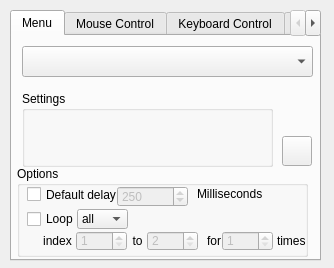
<?xml version="1.0" encoding="UTF-8"?>
<ui version="4.0">
 <class>Form</class>
 <widget class="QWidget" name="Form">
  <property name="geometry">
   <rect>
    <x>0</x>
    <y>0</y>
    <width>334</width>
    <height>268</height>
   </rect>
  </property>
  <property name="windowTitle">
   <string>Form</string>
  </property>
  <widget class="QTabWidget" name="tabWidget">
   <property name="enabled">
    <bool>true</bool>
   </property>
   <property name="geometry">
    <rect>
     <x>10</x>
     <y>10</y>
     <width>311</width>
     <height>251</height>
    </rect>
   </property>
   <property name="tabPosition">
    <enum>QTabWidget::North</enum>
   </property>
   <property name="currentIndex">
    <number>0</number>
   </property>
   <property name="tabBarAutoHide">
    <bool>false</bool>
   </property>
   <widget class="QWidget" name="tab_5">
    <attribute name="title">
     <string>Menu</string>
    </attribute>
    <widget class="QComboBox" name="commandSelectBox">
     <property name="geometry">
      <rect>
       <x>10</x>
       <y>10</y>
       <width>291</width>
       <height>31</height>
      </rect>
     </property>
     <property name="font">
      <font>
       <pointsize>10</pointsize>
      </font>
     </property>
     <property name="currentText">
      <string/>
     </property>
     <property name="currentIndex">
      <number>-1</number>
     </property>
     <property name="sizeAdjustPolicy">
      <enum>QComboBox::AdjustToContentsOnFirstShow</enum>
     </property>
     <property name="frame">
      <bool>true</bool>
     </property>
    </widget>
    <widget class="QGroupBox" name="groupBox_7">
     <property name="geometry">
      <rect>
       <x>5</x>
       <y>130</y>
       <width>291</width>
       <height>91</height>
      </rect>
     </property>
     <property name="title">
      <string>Options</string>
     </property>
     <widget class="QLabel" name="loopAmountLabel">
      <property name="geometry">
       <rect>
        <x>260</x>
        <y>65</y>
        <width>31</width>
        <height>20</height>
       </rect>
      </property>
      <property name="text">
       <string>times</string>
      </property>
     </widget>
     <widget class="QLabel" name="toLabel">
      <property name="geometry">
       <rect>
        <x>110</x>
        <y>65</y>
        <width>21</width>
        <height>20</height>
       </rect>
      </property>
      <property name="text">
       <string>to</string>
      </property>
      <property name="alignment">
       <set>Qt::AlignCenter</set>
      </property>
     </widget>
     <widget class="QCheckBox" name="defaultDelayCheckBox">
      <property name="geometry">
       <rect>
        <x>10</x>
        <y>20</y>
        <width>101</width>
        <height>17</height>
       </rect>
      </property>
      <property name="text">
       <string>Default delay</string>
      </property>
     </widget>
     <widget class="QSpinBox" name="loopTo">
      <property name="enabled">
       <bool>false</bool>
      </property>
      <property name="geometry">
       <rect>
        <x>130</x>
        <y>65</y>
        <width>51</width>
        <height>20</height>
       </rect>
      </property>
      <property name="minimum">
       <number>2</number>
      </property>
      <property name="value">
       <number>2</number>
      </property>
     </widget>
     <widget class="QSpinBox" name="loopAmount">
      <property name="enabled">
       <bool>false</bool>
      </property>
      <property name="geometry">
       <rect>
        <x>205</x>
        <y>65</y>
        <width>51</width>
        <height>20</height>
       </rect>
      </property>
      <property name="minimum">
       <number>1</number>
      </property>
      <property name="maximum">
       <number>9999</number>
      </property>
      <property name="value">
       <number>1</number>
      </property>
     </widget>
     <widget class="QCheckBox" name="loopCheckBox">
      <property name="geometry">
       <rect>
        <x>10</x>
        <y>43</y>
        <width>51</width>
        <height>20</height>
       </rect>
      </property>
      <property name="text">
       <string>Loop</string>
      </property>
     </widget>
     <widget class="QSpinBox" name="loopFrom">
      <property name="enabled">
       <bool>false</bool>
      </property>
      <property name="geometry">
       <rect>
        <x>59</x>
        <y>65</y>
        <width>51</width>
        <height>20</height>
       </rect>
      </property>
      <property name="minimum">
       <number>1</number>
      </property>
     </widget>
     <widget class="QSpinBox" name="defaultDelaySpinBox">
      <property name="enabled">
       <bool>false</bool>
      </property>
      <property name="geometry">
       <rect>
        <x>100</x>
        <y>20</y>
        <width>71</width>
        <height>21</height>
       </rect>
      </property>
      <property name="minimum">
       <number>1</number>
      </property>
      <property name="maximum">
       <number>10000</number>
      </property>
      <property name="value">
       <number>250</number>
      </property>
     </widget>
     <widget class="QLabel" name="forLabel">
      <property name="geometry">
       <rect>
        <x>190</x>
        <y>65</y>
        <width>21</width>
        <height>20</height>
       </rect>
      </property>
      <property name="text">
       <string>for</string>
      </property>
     </widget>
     <widget class="QLabel" name="msLabel">
      <property name="geometry">
       <rect>
        <x>180</x>
        <y>20</y>
        <width>80</width>
        <height>16</height>
       </rect>
      </property>
      <property name="text">
       <string>Milliseconds</string>
      </property>
     </widget>
     <widget class="QComboBox" name="loopType">
      <property name="geometry">
       <rect>
        <x>60</x>
        <y>43</y>
        <width>51</width>
        <height>20</height>
       </rect>
      </property>
      <item>
       <property name="text">
        <string>all</string>
       </property>
      </item>
      <item>
       <property name="text">
        <string>from</string>
       </property>
      </item>
     </widget>
     <widget class="QLabel" name="indexLabel">
      <property name="geometry">
       <rect>
        <x>20</x>
        <y>65</y>
        <width>41</width>
        <height>20</height>
       </rect>
      </property>
      <property name="text">
       <string>index</string>
      </property>
      <property name="alignment">
       <set>Qt::AlignCenter</set>
      </property>
     </widget>
    </widget>
    <widget class="QPushButton" name="addCommandButton">
     <property name="geometry">
      <rect>
       <x>270</x>
       <y>100</y>
       <width>30</width>
       <height>30</height>
      </rect>
     </property>
     <property name="toolTip">
      <string>&lt;html&gt;&lt;head/&gt;&lt;body&gt;&lt;p&gt;Add command&lt;/p&gt;&lt;/body&gt;&lt;/html&gt;</string>
     </property>
     <property name="text">
      <string/>
     </property>
     <property name="icon">
      <iconset resource="resources.qrc">
       <normaloff>:/resources/images/resources/images/plus.png</normaloff>:/resources/images/resources/images/plus.png</iconset>
     </property>
     <property name="shortcut">
      <string>Return</string>
     </property>
    </widget>
    <widget class="QGroupBox" name="groupBox_11">
     <property name="geometry">
      <rect>
       <x>10</x>
       <y>55</y>
       <width>251</width>
       <height>76</height>
      </rect>
     </property>
     <property name="title">
      <string>Settings</string>
     </property>
    </widget>
    <zorder>groupBox_7</zorder>
    <zorder>commandSelectBox</zorder>
    <zorder>addCommandButton</zorder>
    <zorder>groupBox_11</zorder>
   </widget>
   <widget class="QWidget" name="tab">
    <attribute name="title">
     <string>Mouse Control</string>
    </attribute>
    <widget class="QGroupBox" name="groupBox_2">
     <property name="geometry">
      <rect>
       <x>5</x>
       <y>60</y>
       <width>300</width>
       <height>40</height>
      </rect>
     </property>
     <property name="title">
      <string/>
     </property>
     <widget class="QLabel" name="label_5">
      <property name="geometry">
       <rect>
        <x>10</x>
        <y>10</y>
        <width>31</width>
        <height>21</height>
       </rect>
      </property>
      <property name="font">
       <font>
        <pointsize>10</pointsize>
       </font>
      </property>
      <property name="text">
       <string>Do a</string>
      </property>
     </widget>
     <widget class="QLabel" name="label_6">
      <property name="geometry">
       <rect>
        <x>200</x>
        <y>10</y>
        <width>31</width>
        <height>21</height>
       </rect>
      </property>
      <property name="font">
       <font>
        <pointsize>10</pointsize>
       </font>
      </property>
      <property name="text">
       <string>click</string>
      </property>
     </widget>
     <widget class="QPushButton" name="click">
      <property name="geometry">
       <rect>
        <x>260</x>
        <y>5</y>
        <width>30</width>
        <height>30</height>
       </rect>
      </property>
      <property name="toolTip">
       <string>&lt;html&gt;&lt;head/&gt;&lt;body&gt;&lt;p&gt;Add command&lt;/p&gt;&lt;/body&gt;&lt;/html&gt;</string>
      </property>
      <property name="text">
       <string/>
      </property>
      <property name="icon">
       <iconset resource="resources.qrc">
        <normaloff>:/resources/images/resources/images/plus.png</normaloff>:/resources/images/resources/images/plus.png</iconset>
      </property>
     </widget>
     <widget class="QComboBox" name="clickBox">
      <property name="geometry">
       <rect>
        <x>40</x>
        <y>10</y>
        <width>151</width>
        <height>22</height>
       </rect>
      </property>
      <item>
       <property name="text">
        <string>Left Mouse Button</string>
       </property>
      </item>
      <item>
       <property name="text">
        <string>Double Left Mouse Button</string>
       </property>
      </item>
      <item>
       <property name="text">
        <string>Right Mouse Button</string>
       </property>
      </item>
      <item>
       <property name="text">
        <string>Middle Mouse Button</string>
       </property>
      </item>
     </widget>
    </widget>
    <widget class="QGroupBox" name="groupBox">
     <property name="geometry">
      <rect>
       <x>5</x>
       <y>10</y>
       <width>300</width>
       <height>40</height>
      </rect>
     </property>
     <property name="styleSheet">
      <string notr="true"/>
     </property>
     <property name="title">
      <string/>
     </property>
     <widget class="QLabel" name="label">
      <property name="geometry">
       <rect>
        <x>10</x>
        <y>10</y>
        <width>51</width>
        <height>21</height>
       </rect>
      </property>
      <property name="font">
       <font>
        <pointsize>10</pointsize>
       </font>
      </property>
      <property name="text">
       <string>Move to:</string>
      </property>
     </widget>
     <widget class="QLabel" name="label_2">
      <property name="geometry">
       <rect>
        <x>72</x>
        <y>10</y>
        <width>16</width>
        <height>22</height>
       </rect>
      </property>
      <property name="font">
       <font>
        <pointsize>10</pointsize>
       </font>
      </property>
      <property name="text">
       <string>X:</string>
      </property>
     </widget>
     <widget class="QLabel" name="label_3">
      <property name="geometry">
       <rect>
        <x>164</x>
        <y>10</y>
        <width>16</width>
        <height>22</height>
       </rect>
      </property>
      <property name="font">
       <font>
        <pointsize>10</pointsize>
       </font>
      </property>
      <property name="text">
       <string>Y:</string>
      </property>
     </widget>
     <widget class="QSpinBox" name="xCoord">
      <property name="geometry">
       <rect>
        <x>89</x>
        <y>10</y>
        <width>71</width>
        <height>22</height>
       </rect>
      </property>
      <property name="maximum">
       <number>2000</number>
      </property>
     </widget>
     <widget class="QSpinBox" name="yCoord">
      <property name="geometry">
       <rect>
        <x>180</x>
        <y>10</y>
        <width>71</width>
        <height>22</height>
       </rect>
      </property>
      <property name="maximum">
       <number>2000</number>
      </property>
     </widget>
     <widget class="QPushButton" name="move">
      <property name="geometry">
       <rect>
        <x>260</x>
        <y>5</y>
        <width>30</width>
        <height>30</height>
       </rect>
      </property>
      <property name="toolTip">
       <string>&lt;html&gt;&lt;head/&gt;&lt;body&gt;&lt;p&gt;Add command&lt;/p&gt;&lt;/body&gt;&lt;/html&gt;</string>
      </property>
      <property name="text">
       <string/>
      </property>
      <property name="icon">
       <iconset resource="resources.qrc">
        <normaloff>:/resources/images/resources/images/plus.png</normaloff>:/resources/images/resources/images/plus.png</iconset>
      </property>
     </widget>
    </widget>
    <widget class="QGroupBox" name="groupBox_4">
     <property name="geometry">
      <rect>
       <x>5</x>
       <y>180</y>
       <width>300</width>
       <height>40</height>
      </rect>
     </property>
     <property name="title">
      <string/>
     </property>
     <widget class="QPushButton" name="scroll">
      <property name="geometry">
       <rect>
        <x>260</x>
        <y>5</y>
        <width>30</width>
        <height>30</height>
       </rect>
      </property>
      <property name="toolTip">
       <string>&lt;html&gt;&lt;head/&gt;&lt;body&gt;&lt;p&gt;Add command&lt;/p&gt;&lt;/body&gt;&lt;/html&gt;</string>
      </property>
      <property name="text">
       <string/>
      </property>
      <property name="icon">
       <iconset resource="resources.qrc">
        <normaloff>:/resources/images/resources/images/plus.png</normaloff>:/resources/images/resources/images/plus.png</iconset>
      </property>
     </widget>
     <widget class="QLabel" name="label_10">
      <property name="geometry">
       <rect>
        <x>10</x>
        <y>10</y>
        <width>31</width>
        <height>22</height>
       </rect>
      </property>
      <property name="font">
       <font>
        <pointsize>10</pointsize>
       </font>
      </property>
      <property name="text">
       <string>Scroll</string>
      </property>
     </widget>
     <widget class="QLabel" name="label_11">
      <property name="geometry">
       <rect>
        <x>130</x>
        <y>10</y>
        <width>41</width>
        <height>22</height>
       </rect>
      </property>
      <property name="font">
       <font>
        <pointsize>10</pointsize>
       </font>
      </property>
      <property name="text">
       <string>times</string>
      </property>
     </widget>
     <widget class="QSpinBox" name="scrollAmount">
      <property name="geometry">
       <rect>
        <x>50</x>
        <y>10</y>
        <width>71</width>
        <height>21</height>
       </rect>
      </property>
      <property name="minimum">
       <number>1</number>
      </property>
      <property name="maximum">
       <number>50</number>
      </property>
     </widget>
     <widget class="QComboBox" name="scrollDir">
      <property name="geometry">
       <rect>
        <x>170</x>
        <y>10</y>
        <width>69</width>
        <height>22</height>
       </rect>
      </property>
      <item>
       <property name="text">
        <string>up</string>
       </property>
      </item>
      <item>
       <property name="text">
        <string>down</string>
       </property>
      </item>
     </widget>
    </widget>
    <widget class="QGroupBox" name="groupBox_3">
     <property name="geometry">
      <rect>
       <x>5</x>
       <y>110</y>
       <width>300</width>
       <height>60</height>
      </rect>
     </property>
     <property name="title">
      <string/>
     </property>
     <widget class="QPushButton" name="drag">
      <property name="geometry">
       <rect>
        <x>260</x>
        <y>15</y>
        <width>30</width>
        <height>30</height>
       </rect>
      </property>
      <property name="toolTip">
       <string>&lt;html&gt;&lt;head/&gt;&lt;body&gt;&lt;p&gt;Add command&lt;/p&gt;&lt;/body&gt;&lt;/html&gt;</string>
      </property>
      <property name="text">
       <string/>
      </property>
      <property name="icon">
       <iconset resource="resources.qrc">
        <normaloff>:/resources/images/resources/images/plus.png</normaloff>:/resources/images/resources/images/plus.png</iconset>
      </property>
     </widget>
     <widget class="QLabel" name="label_7">
      <property name="geometry">
       <rect>
        <x>10</x>
        <y>5</y>
        <width>171</width>
        <height>22</height>
       </rect>
      </property>
      <property name="font">
       <font>
        <pointsize>10</pointsize>
       </font>
      </property>
      <property name="text">
       <string>Drag to:</string>
      </property>
     </widget>
     <widget class="QLabel" name="label_8">
      <property name="geometry">
       <rect>
        <x>10</x>
        <y>30</y>
        <width>16</width>
        <height>22</height>
       </rect>
      </property>
      <property name="font">
       <font>
        <pointsize>10</pointsize>
       </font>
      </property>
      <property name="text">
       <string>X:</string>
      </property>
     </widget>
     <widget class="QLabel" name="label_9">
      <property name="geometry">
       <rect>
        <x>110</x>
        <y>30</y>
        <width>16</width>
        <height>22</height>
       </rect>
      </property>
      <property name="font">
       <font>
        <pointsize>10</pointsize>
       </font>
      </property>
      <property name="text">
       <string>Y:</string>
      </property>
     </widget>
     <widget class="QSpinBox" name="yCoordDrag">
      <property name="geometry">
       <rect>
        <x>130</x>
        <y>30</y>
        <width>71</width>
        <height>22</height>
       </rect>
      </property>
      <property name="maximum">
       <number>2000</number>
      </property>
     </widget>
     <widget class="QSpinBox" name="xCoordDrag">
      <property name="geometry">
       <rect>
        <x>30</x>
        <y>30</y>
        <width>71</width>
        <height>22</height>
       </rect>
      </property>
      <property name="maximum">
       <number>2000</number>
      </property>
     </widget>
    </widget>
   </widget>
   <widget class="QWidget" name="tab_2">
    <attribute name="title">
     <string>Keyboard Control</string>
    </attribute>
    <widget class="QGroupBox" name="groupBox_5">
     <property name="geometry">
      <rect>
       <x>5</x>
       <y>10</y>
       <width>300</width>
       <height>71</height>
      </rect>
     </property>
     <property name="title">
      <string/>
     </property>
     <widget class="QPushButton" name="addWriteTextCommandButton">
      <property name="geometry">
       <rect>
        <x>260</x>
        <y>25</y>
        <width>31</width>
        <height>30</height>
       </rect>
      </property>
      <property name="toolTip">
       <string>&lt;html&gt;&lt;head/&gt;&lt;body&gt;&lt;p&gt;Add command&lt;/p&gt;&lt;/body&gt;&lt;/html&gt;</string>
      </property>
      <property name="text">
       <string/>
      </property>
      <property name="icon">
       <iconset resource="resources.qrc">
        <normaloff>:/resources/images/resources/images/plus.png</normaloff>:/resources/images/resources/images/plus.png</iconset>
      </property>
     </widget>
     <widget class="QLabel" name="label_14">
      <property name="geometry">
       <rect>
        <x>10</x>
        <y>40</y>
        <width>70</width>
        <height>20</height>
       </rect>
      </property>
      <property name="font">
       <font>
        <pointsize>10</pointsize>
       </font>
      </property>
      <property name="text">
       <string>write text</string>
      </property>
     </widget>
     <widget class="QComboBox" name="caseBox">
      <property name="geometry">
       <rect>
        <x>70</x>
        <y>40</y>
        <width>90</width>
        <height>20</height>
       </rect>
      </property>
      <property name="maxCount">
       <number>10</number>
      </property>
      <item>
       <property name="text">
        <string>upper-case</string>
       </property>
      </item>
      <item>
       <property name="text">
        <string>lower-case</string>
       </property>
      </item>
     </widget>
     <widget class="QLineEdit" name="writeTextEditField">
      <property name="geometry">
       <rect>
        <x>10</x>
        <y>10</y>
        <width>181</width>
        <height>20</height>
       </rect>
      </property>
      <property name="inputMask">
       <string/>
      </property>
      <property name="maxLength">
       <number>30</number>
      </property>
     </widget>
     <widget class="QLabel" name="count">
      <property name="geometry">
       <rect>
        <x>200</x>
        <y>10</y>
        <width>41</width>
        <height>21</height>
       </rect>
      </property>
      <property name="text">
       <string>/ 30</string>
      </property>
     </widget>
    </widget>
    <widget class="QGroupBox" name="groupBox_6">
     <property name="enabled">
      <bool>true</bool>
     </property>
     <property name="geometry">
      <rect>
       <x>5</x>
       <y>89</y>
       <width>300</width>
       <height>121</height>
      </rect>
     </property>
     <property name="title">
      <string/>
     </property>
     <widget class="QCheckBox" name="CTRLcheck">
      <property name="geometry">
       <rect>
        <x>40</x>
        <y>20</y>
        <width>70</width>
        <height>17</height>
       </rect>
      </property>
      <property name="text">
       <string>CTRL</string>
      </property>
     </widget>
     <widget class="QCheckBox" name="ALTcheck">
      <property name="geometry">
       <rect>
        <x>40</x>
        <y>40</y>
        <width>70</width>
        <height>17</height>
       </rect>
      </property>
      <property name="text">
       <string>ALT</string>
      </property>
     </widget>
     <widget class="QCheckBox" name="SHIFTcheck">
      <property name="geometry">
       <rect>
        <x>40</x>
        <y>60</y>
        <width>70</width>
        <height>17</height>
       </rect>
      </property>
      <property name="text">
       <string>SHIFT</string>
      </property>
     </widget>
     <widget class="QLabel" name="plusLabel">
      <property name="geometry">
       <rect>
        <x>85</x>
        <y>33</y>
        <width>30</width>
        <height>30</height>
       </rect>
      </property>
      <property name="font">
       <font>
        <pointsize>20</pointsize>
       </font>
      </property>
      <property name="text">
       <string>+</string>
      </property>
     </widget>
     <widget class="QLineEdit" name="letterBox">
      <property name="geometry">
       <rect>
        <x>110</x>
        <y>30</y>
        <width>50</width>
        <height>40</height>
       </rect>
      </property>
      <property name="text">
       <string/>
      </property>
      <property name="maxLength">
       <number>1</number>
      </property>
      <property name="alignment">
       <set>Qt::AlignCenter</set>
      </property>
      <property name="placeholderText">
       <string>key</string>
      </property>
     </widget>
     <widget class="QPushButton" name="shortcut">
      <property name="geometry">
       <rect>
        <x>260</x>
        <y>80</y>
        <width>30</width>
        <height>30</height>
       </rect>
      </property>
      <property name="toolTip">
       <string>&lt;html&gt;&lt;head/&gt;&lt;body&gt;&lt;p&gt;Add command&lt;/p&gt;&lt;/body&gt;&lt;/html&gt;</string>
      </property>
      <property name="text">
       <string/>
      </property>
      <property name="icon">
       <iconset resource="resources.qrc">
        <normaloff>:/resources/images/resources/images/plus.png</normaloff>:/resources/images/resources/images/plus.png</iconset>
      </property>
     </widget>
     <widget class="QLabel" name="orLabel">
      <property name="geometry">
       <rect>
        <x>170</x>
        <y>35</y>
        <width>30</width>
        <height>25</height>
       </rect>
      </property>
      <property name="font">
       <font>
        <pointsize>16</pointsize>
       </font>
      </property>
      <property name="text">
       <string>or</string>
      </property>
     </widget>
     <widget class="QComboBox" name="keyBox">
      <property name="geometry">
       <rect>
        <x>210</x>
        <y>35</y>
        <width>61</width>
        <height>30</height>
       </rect>
      </property>
      <property name="currentText">
       <string>key</string>
      </property>
      <property name="maxVisibleItems">
       <number>20</number>
      </property>
      <property name="frame">
       <bool>true</bool>
      </property>
      <property name="modelColumn">
       <number>0</number>
      </property>
      <item>
       <property name="text">
        <string>key</string>
       </property>
      </item>
      <item>
       <property name="text">
        <string>Escape</string>
       </property>
      </item>
      <item>
       <property name="text">
        <string>F1</string>
       </property>
      </item>
      <item>
       <property name="text">
        <string>F2</string>
       </property>
      </item>
      <item>
       <property name="text">
        <string>F3</string>
       </property>
      </item>
      <item>
       <property name="text">
        <string>F4</string>
       </property>
      </item>
      <item>
       <property name="text">
        <string>F5</string>
       </property>
      </item>
      <item>
       <property name="text">
        <string>F6</string>
       </property>
      </item>
      <item>
       <property name="text">
        <string>F7</string>
       </property>
      </item>
      <item>
       <property name="text">
        <string>F8</string>
       </property>
      </item>
      <item>
       <property name="text">
        <string>F9</string>
       </property>
      </item>
      <item>
       <property name="text">
        <string>F10</string>
       </property>
      </item>
      <item>
       <property name="text">
        <string>F11</string>
       </property>
      </item>
      <item>
       <property name="text">
        <string>F12</string>
       </property>
      </item>
      <item>
       <property name="text">
        <string>Backspace</string>
       </property>
      </item>
      <item>
       <property name="text">
        <string>Tab</string>
       </property>
      </item>
      <item>
       <property name="text">
        <string>Return</string>
       </property>
      </item>
      <item>
       <property name="text">
        <string>Pause</string>
       </property>
      </item>
      <item>
       <property name="text">
        <string>Caps Lock</string>
       </property>
      </item>
      <item>
       <property name="text">
        <string>Space</string>
       </property>
      </item>
      <item>
       <property name="text">
        <string>Page Up</string>
       </property>
      </item>
      <item>
       <property name="text">
        <string>Page Down</string>
       </property>
      </item>
      <item>
       <property name="text">
        <string>End</string>
       </property>
      </item>
      <item>
       <property name="text">
        <string>Home</string>
       </property>
      </item>
      <item>
       <property name="text">
        <string>Insert</string>
       </property>
      </item>
      <item>
       <property name="text">
        <string>Delete</string>
       </property>
      </item>
      <item>
       <property name="text">
        <string>Arrow Up</string>
       </property>
      </item>
      <item>
       <property name="text">
        <string>Arrow Down</string>
       </property>
      </item>
      <item>
       <property name="text">
        <string>Arrow Left</string>
       </property>
      </item>
      <item>
       <property name="text">
        <string>Arrow Right</string>
       </property>
      </item>
      <item>
       <property name="text">
        <string>0</string>
       </property>
      </item>
      <item>
       <property name="text">
        <string>1</string>
       </property>
      </item>
      <item>
       <property name="text">
        <string>2</string>
       </property>
      </item>
      <item>
       <property name="text">
        <string>3</string>
       </property>
      </item>
      <item>
       <property name="text">
        <string>4</string>
       </property>
      </item>
      <item>
       <property name="text">
        <string>5</string>
       </property>
      </item>
      <item>
       <property name="text">
        <string>6</string>
       </property>
      </item>
      <item>
       <property name="text">
        <string>7</string>
       </property>
      </item>
      <item>
       <property name="text">
        <string>8</string>
       </property>
      </item>
      <item>
       <property name="text">
        <string>9</string>
       </property>
      </item>
      <item>
       <property name="text">
        <string>NUM Lock</string>
       </property>
      </item>
      <item>
       <property name="text">
        <string>Scroll Lock</string>
       </property>
      </item>
      <item>
       <property name="text">
        <string>Window</string>
       </property>
      </item>
      <item>
       <property name="text">
        <string>NUMPAD0</string>
       </property>
      </item>
      <item>
       <property name="text">
        <string>NUMPAD1</string>
       </property>
      </item>
      <item>
       <property name="text">
        <string>NUMPAD2</string>
       </property>
      </item>
      <item>
       <property name="text">
        <string>NUMPAD3</string>
       </property>
      </item>
      <item>
       <property name="text">
        <string>NUMPAD4</string>
       </property>
      </item>
      <item>
       <property name="text">
        <string>NUMPAD5</string>
       </property>
      </item>
      <item>
       <property name="text">
        <string>NUMPAD6</string>
       </property>
      </item>
      <item>
       <property name="text">
        <string>NUMPAD7</string>
       </property>
      </item>
      <item>
       <property name="text">
        <string>NUMPAD8</string>
       </property>
      </item>
      <item>
       <property name="text">
        <string>NUMPAD9</string>
       </property>
      </item>
     </widget>
     <widget class="QLabel" name="timesLabel_2">
      <property name="geometry">
       <rect>
        <x>220</x>
        <y>85</y>
        <width>31</width>
        <height>22</height>
       </rect>
      </property>
      <property name="font">
       <font>
        <pointsize>10</pointsize>
       </font>
      </property>
      <property name="text">
       <string>times</string>
      </property>
     </widget>
     <widget class="QSpinBox" name="amount">
      <property name="geometry">
       <rect>
        <x>140</x>
        <y>85</y>
        <width>71</width>
        <height>22</height>
       </rect>
      </property>
      <property name="minimum">
       <number>1</number>
      </property>
      <property name="maximum">
       <number>2000</number>
      </property>
     </widget>
     <widget class="QLabel" name="hitLabel">
      <property name="geometry">
       <rect>
        <x>10</x>
        <y>30</y>
        <width>31</width>
        <height>31</height>
       </rect>
      </property>
      <property name="font">
       <font>
        <pointsize>14</pointsize>
       </font>
      </property>
      <property name="text">
       <string>Hit</string>
      </property>
     </widget>
     <widget class="QPushButton" name="readKeyButton">
      <property name="geometry">
       <rect>
        <x>10</x>
        <y>80</y>
        <width>121</width>
        <height>31</height>
       </rect>
      </property>
      <property name="font">
       <font>
        <pointsize>6</pointsize>
       </font>
      </property>
      <property name="text">
       <string>click me</string>
      </property>
      <property name="checkable">
       <bool>false</bool>
      </property>
      <property name="checked">
       <bool>false</bool>
      </property>
     </widget>
    </widget>
   </widget>
   <widget class="QWidget" name="tab_3">
    <attribute name="title">
     <string>Other</string>
    </attribute>
    <widget class="QGroupBox" name="groupBox_9">
     <property name="geometry">
      <rect>
       <x>5</x>
       <y>10</y>
       <width>300</width>
       <height>41</height>
      </rect>
     </property>
     <property name="title">
      <string/>
     </property>
     <widget class="QPushButton" name="chooseExeButton">
      <property name="geometry">
       <rect>
        <x>205</x>
        <y>10</y>
        <width>20</width>
        <height>20</height>
       </rect>
      </property>
      <property name="text">
       <string>...</string>
      </property>
     </widget>
     <widget class="QPushButton" name="addOpenExeCommandButton">
      <property name="geometry">
       <rect>
        <x>260</x>
        <y>5</y>
        <width>30</width>
        <height>30</height>
       </rect>
      </property>
      <property name="toolTip">
       <string>&lt;html&gt;&lt;head/&gt;&lt;body&gt;&lt;p&gt;Add command&lt;/p&gt;&lt;/body&gt;&lt;/html&gt;</string>
      </property>
      <property name="text">
       <string/>
      </property>
      <property name="icon">
       <iconset resource="resources.qrc">
        <normaloff>:/resources/images/resources/images/plus.png</normaloff>:/resources/images/resources/images/plus.png</iconset>
      </property>
     </widget>
     <widget class="QLineEdit" name="exeName">
      <property name="geometry">
       <rect>
        <x>70</x>
        <y>10</y>
        <width>131</width>
        <height>20</height>
       </rect>
      </property>
      <property name="acceptDrops">
       <bool>false</bool>
      </property>
      <property name="readOnly">
       <bool>true</bool>
      </property>
     </widget>
     <widget class="QLabel" name="label_20">
      <property name="geometry">
       <rect>
        <x>10</x>
        <y>10</y>
        <width>101</width>
        <height>16</height>
       </rect>
      </property>
      <property name="text">
       <string>Open exe:</string>
      </property>
     </widget>
    </widget>
    <widget class="QGroupBox" name="groupBox_8">
     <property name="geometry">
      <rect>
       <x>5</x>
       <y>70</y>
       <width>300</width>
       <height>41</height>
      </rect>
     </property>
     <property name="title">
      <string/>
     </property>
     <widget class="QPushButton" name="killProc">
      <property name="geometry">
       <rect>
        <x>260</x>
        <y>5</y>
        <width>30</width>
        <height>30</height>
       </rect>
      </property>
      <property name="toolTip">
       <string>&lt;html&gt;&lt;head/&gt;&lt;body&gt;&lt;p&gt;Add command&lt;/p&gt;&lt;/body&gt;&lt;/html&gt;</string>
      </property>
      <property name="text">
       <string/>
      </property>
      <property name="icon">
       <iconset resource="resources.qrc">
        <normaloff>:/resources/images/resources/images/plus.png</normaloff>:/resources/images/resources/images/plus.png</iconset>
      </property>
     </widget>
     <widget class="QLabel" name="label_19">
      <property name="geometry">
       <rect>
        <x>10</x>
        <y>10</y>
        <width>91</width>
        <height>21</height>
       </rect>
      </property>
      <property name="text">
       <string>End process called:</string>
      </property>
     </widget>
     <widget class="QLineEdit" name="killProcName">
      <property name="geometry">
       <rect>
        <x>110</x>
        <y>10</y>
        <width>100</width>
        <height>20</height>
       </rect>
      </property>
      <property name="maxLength">
       <number>50</number>
      </property>
      <property name="placeholderText">
       <string>e.g. firefox.exe</string>
      </property>
     </widget>
    </widget>
    <widget class="QGroupBox" name="groupBox_10">
     <property name="geometry">
      <rect>
       <x>5</x>
       <y>130</y>
       <width>300</width>
       <height>40</height>
      </rect>
     </property>
     <property name="title">
      <string/>
     </property>
     <widget class="QLabel" name="waitForLabel">
      <property name="geometry">
       <rect>
        <x>10</x>
        <y>10</y>
        <width>41</width>
        <height>21</height>
       </rect>
      </property>
      <property name="text">
       <string>Wait for</string>
      </property>
     </widget>
     <widget class="QSpinBox" name="waitTime">
      <property name="geometry">
       <rect>
        <x>60</x>
        <y>10</y>
        <width>71</width>
        <height>22</height>
       </rect>
      </property>
      <property name="minimum">
       <number>1</number>
      </property>
      <property name="maximum">
       <number>1000</number>
      </property>
     </widget>
     <widget class="QPushButton" name="addWaitCommand">
      <property name="geometry">
       <rect>
        <x>260</x>
        <y>5</y>
        <width>30</width>
        <height>30</height>
       </rect>
      </property>
      <property name="toolTip">
       <string>&lt;html&gt;&lt;head/&gt;&lt;body&gt;&lt;p&gt;Add command&lt;/p&gt;&lt;/body&gt;&lt;/html&gt;</string>
      </property>
      <property name="text">
       <string/>
      </property>
      <property name="icon">
       <iconset resource="resources.qrc">
        <normaloff>:/resources/images/resources/images/plus.png</normaloff>:/resources/images/resources/images/plus.png</iconset>
      </property>
     </widget>
     <widget class="QComboBox" name="sleepComboBox">
      <property name="geometry">
       <rect>
        <x>140</x>
        <y>10</y>
        <width>111</width>
        <height>22</height>
       </rect>
      </property>
      <item>
       <property name="text">
        <string>Seconds</string>
       </property>
      </item>
      <item>
       <property name="text">
        <string>Milliseconds</string>
       </property>
      </item>
     </widget>
    </widget>
   </widget>
  </widget>
 </widget>
 <resources>
  <include location="resources.qrc"/>
 </resources>
 <connections/>
</ui>
